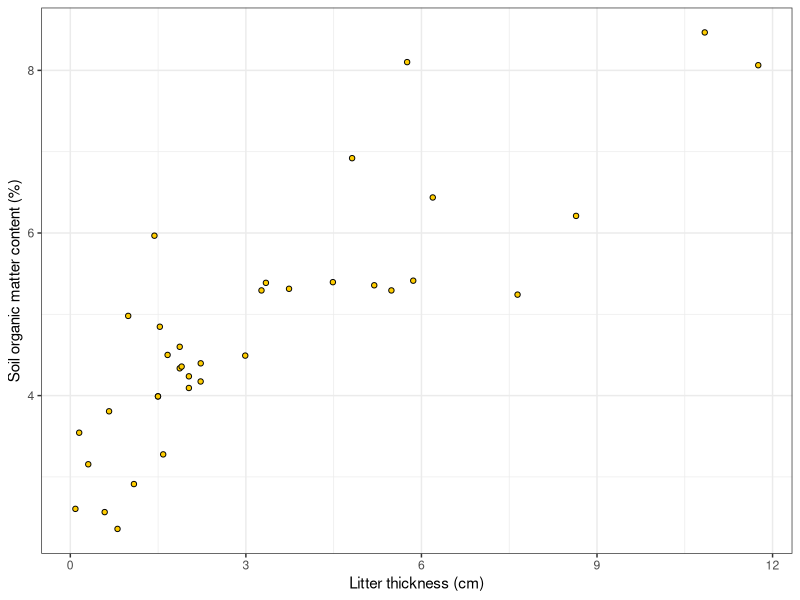
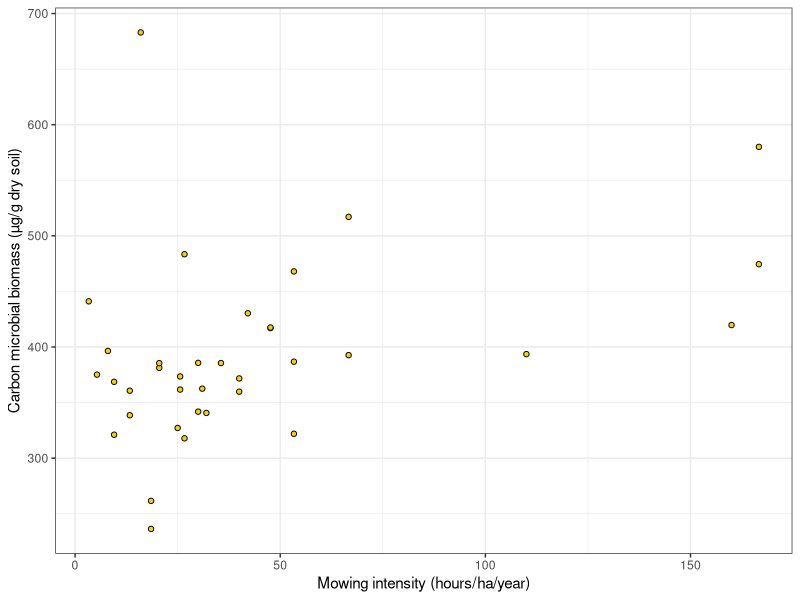
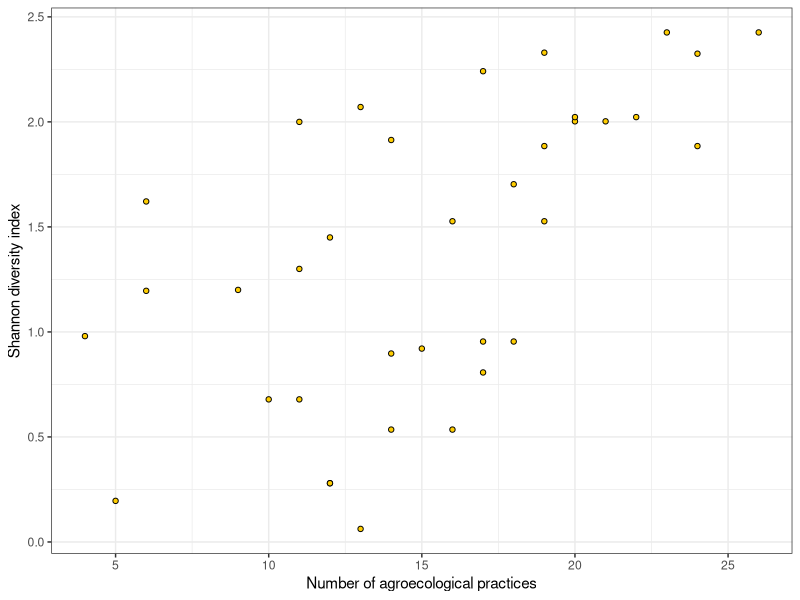

Recreate these plots in R, in order.
## ---- chunk 1
#| eval: true 
#| echo: true
#| message: false
#| warning: false

library(readxl)
library(tidyverse)
## ---- chunk 2
#| eval: true
#| echo: true
#| message: false
#| warning: false

#Option 1 (csv file)
data <- read_csv("gss_statistics_master_data_set2.csv")

#Option 2 (Excel file)
data <- read_excel("gss_statistics_master_data_set2.xlsx")
## ---- chunk 3
#| eval: true
#| echo: true
#| warning: false
#| message: false
#| fig-width: 4
#| fig-height: 4
#| fig-align: center
#| fig-cap: "Relationship between litter thickness and soil organic matter."
#| label: fig-litter-SOM

ggplot(data, aes(x=litter_thickness, 
                 y=SOM))+
    geom_point(shape=21, #Choose point shape
               fill="#FFCD00", #Choose colour to fill the point shape
               colour="black")+ #Choose colour for the border of the shape
    theme_bw()+
    xlab("Litter thickness (cm)")+
    ylab("Soil organic matter content (%)")
## ---- chunk 4
#| eval: true
#| echo: true
#| warning: false
#| message: false
#| fig-width: 4
#| fig-height: 4
#| fig-align: center
#| fig-cap: "Relationship between mowing intensity and carbon microbial biomass."
#| label: fig-mowing-CMB

ggplot(data, aes(x=mowing, 
                 y=CMB))+
    geom_point(shape=21, #Choose point shape
               fill="#FFCD00", #Choose colour to fill the point shape
               colour="black")+ #Choose colour for the border of the shape
    theme_bw()+
    xlab("Mowing intensity (hours/ha/year)")+
    ylab("Carbon microbial biomass (µg/g dry soil)")
## ---- chunk 5
#| eval: true
#| echo: true
#| warning: false
#| message: false
#| fig-width: 4
#| fig-height: 4
#| fig-align: center
#| fig-cap: "Relationship between the number of agroecological practices and the Shannon diversity index."
#| label: fig-practices-diversity

ggplot(data, aes(x=n_practices, 
                 y=shannon_PIM))+
    geom_point(shape=21, #Choose point shape
               fill="#FFCD00", #Choose colour to fill the point shape
               colour="black")+ #Choose colour for the border of the shape
    theme_bw()+
    xlab("Number of agroecological practices")+
    ylab("Shannon diversity index")
## ---- chunk 6
#| eval: true
#| echo: true
#| message: false
#| warning: false

cov_litter_SOM <- sum((data$litter_thickness-mean(data$litter_thickness))*(data$SOM-mean(data$SOM)))/(nrow(data)-1)
## ---- chunk 7
#| eval: true
#| echo: true
#| message: false
#| warning: false

cov_litter_SOM <- cov(data$litter_thickness,
                      data$SOM)
## ---- chunk 8
#| eval: true
#| echo: true
#| message: false
#| warning: false

cov_mowing_CMB <- cov(data$mowing,
                      data$CMB)
## ---- chunk 9
#| eval: true
#| echo: true
#| message: false
#| warning: false

cov_practices_diversity <- cov(data$n_practices,
                               data$shannon_PIM)
## ---- chunk 10
#| eval: true
#| echo: true
#| message: false
#| warning: false

pearson_litter_SOM <- cov_litter_SOM/(sd(data$litter_thickness)*sd(data$SOM))
## ---- chunk 11
#| eval: true
#| echo: true
#| message: false
#| warning: false

pearson_mowing_CMB <- cov_mowing_CMB/(sd(data$mowing)*sd(data$CMB))
## ---- chunk 12
#| eval: true
#| echo: true
#| message: false
#| warning: false

pearson_practices_diversity <- cov_practices_diversity/(sd(data$n_practices)*sd(data$shannon_PIM))
## ---- chunk 13
#| eval: true
#| echo: true
#| message: false
#| warning: false

#Pearson
pearson_litter_SOM <- cor(x = data$litter_thickness,
                          y = data$SOM,
                          method = "pearson")
pearson_mowing_CMB <- cor(x = data$mowing,
                          y = data$CMB,
                          method = "pearson")
pearson_practices_diversity <- cor(x = data$n_practices,
                                   y = data$shannon_PIM,
                                   method = "pearson")

#Spearman
spearman_litter_SOM <- cor(x = data$litter_thickness,
                           y = data$SOM,
                           method = "spearman")
spearman_mowing_CMB <- cor(x = data$mowing,
                           y = data$CMB,
                           method = "spearman")
spearman_practices_diversity <- cor(x = data$n_practices,
                                    y = data$shannon_PIM,
                                    method = "spearman")

#Kendall
kendall_litter_SOM <- cor(x = data$litter_thickness,
                          y = data$SOM,
                          method = "kendall")
kendall_mowing_CMB <- cor(x = data$mowing,
                          y = data$CMB,
                          method = "kendall")
kendall_practices_diversity <- cor(x = data$n_practices,
                                   y = data$shannon_PIM,
                                   method = "kendall")
